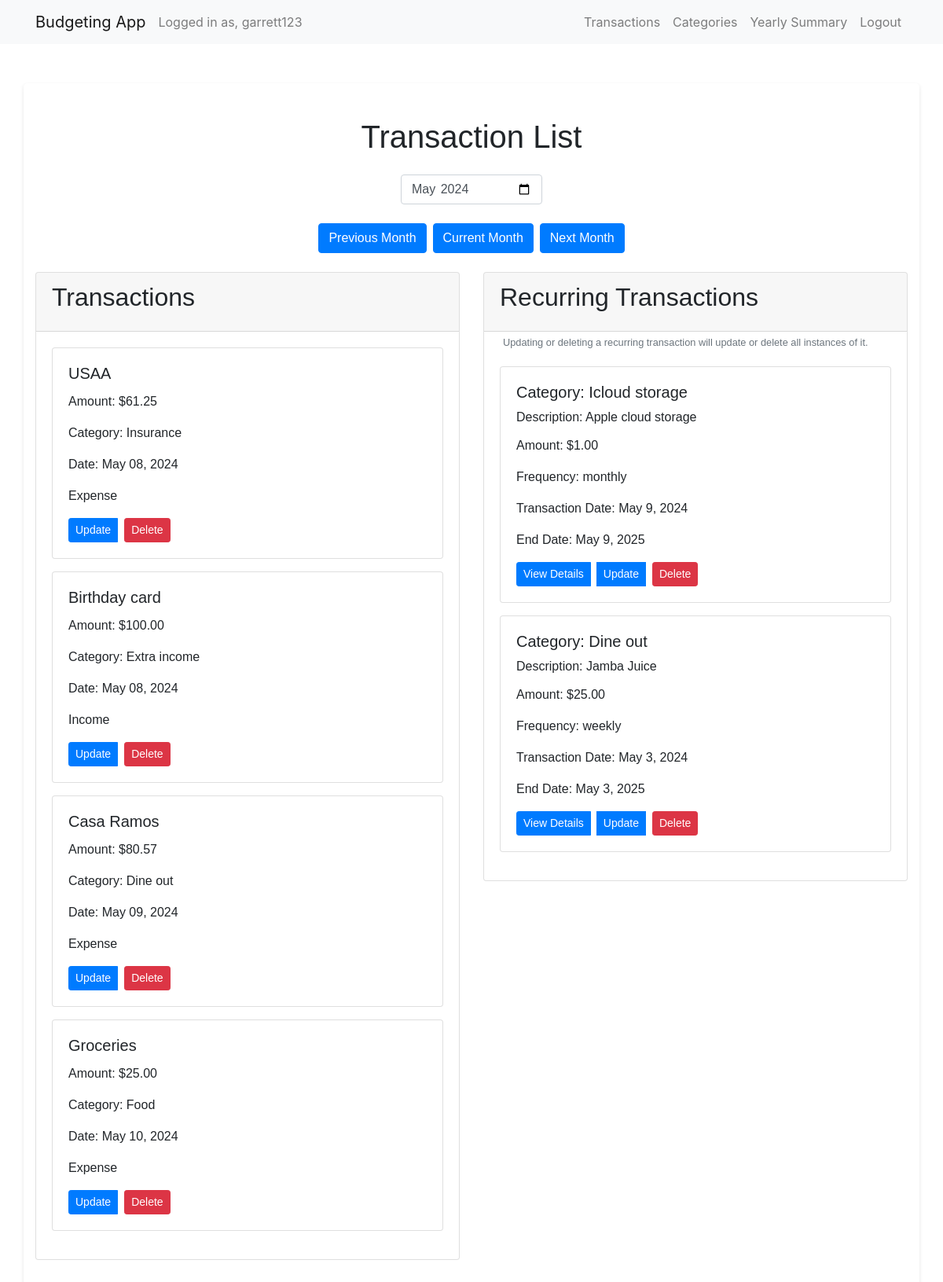
Page /transaction_list/2024/5/ (signed in) on the earlier database version.
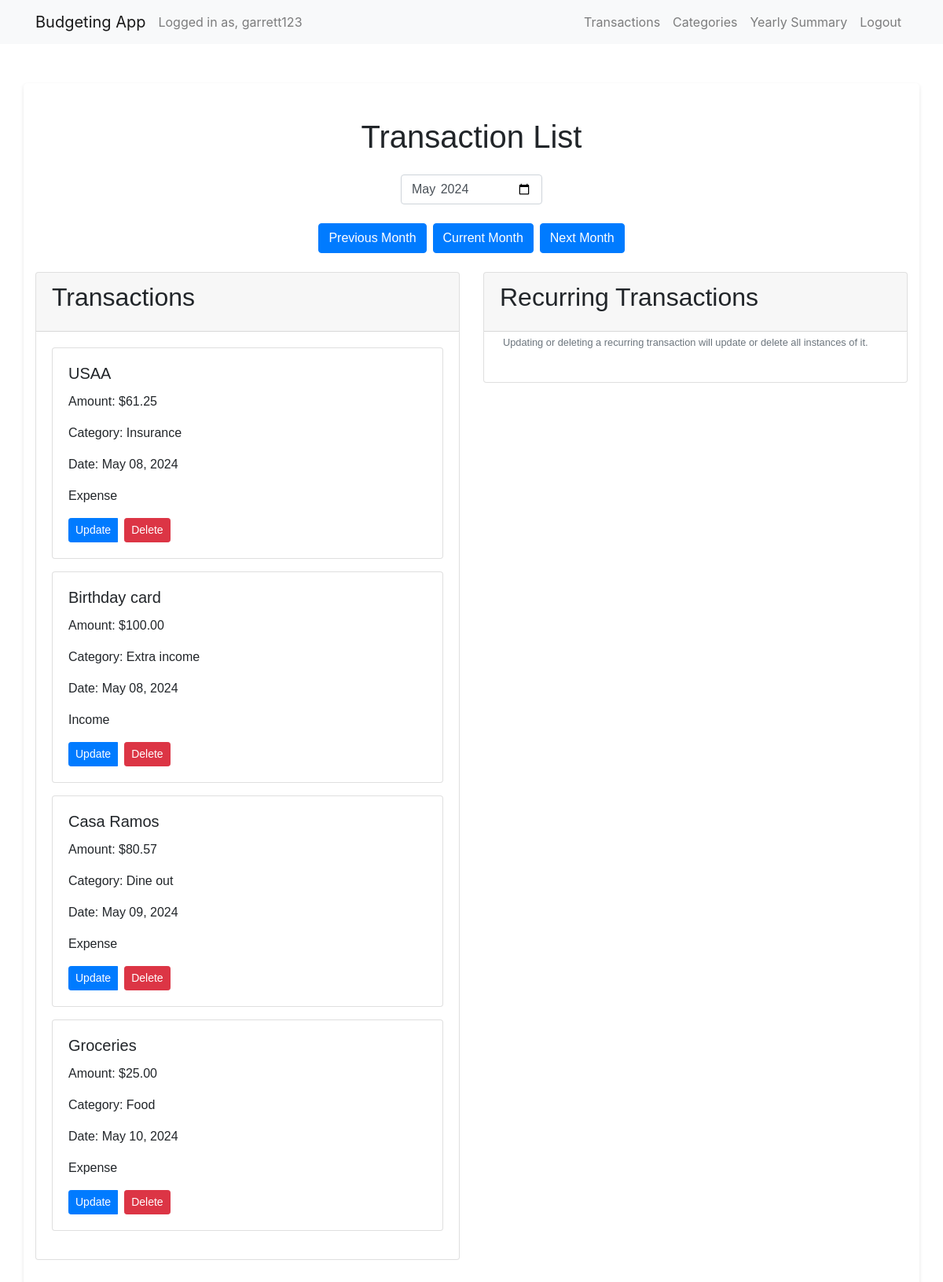
Same page on the later database version.
### budget/models.py (models this page shows, shortened)
class Transaction(models.Model):
    user = models.ForeignKey(User, on_delete=models.CASCADE)
    amount = models.DecimalField(max_digits=10, decimal_places=2)
    description = models.CharField(max_length=255)
    category = models.ForeignKey(Category, on_delete=models.CASCADE)
    is_income = models.BooleanField(default=False)
    transaction_date = models.DateField()
    recurring = models.BooleanField(default=False)
    frequency = models.CharField(max_length=10, null=True, blank=True)  # e.g., 'monthly', 'weekly',
    start_date = models.DateField(null=True, blank=True)
    end_date = models.DateField(null=True, blank=True)
    original_transaction = models.ForeignKey('self', on_delete=models.SET_NULL, null=True, blank=True)
    related_transaction = models.ForeignKey('self', on_delete=models.SET_NULL, null=True, blank=True, related_name='related_transactions')

class Category(models.Model):
    user = models.ForeignKey(User, on_delete=models.CASCADE)
    name = models.CharField(max_length=255)

### budget/views.py (the view)
# urls.py: path('transaction_list/<int:year>/<int:month>/', views.transaction_list, name='transaction_list'),
@login_required
def transaction_list(request, year=None, month=None):
    try:
        year = int(year) if year is not None else None
        month = int(month) if month is not None else None
    except ValueError:
        raise Http404("Invalid date")
    if year is not None and month is not None:
        try:
            date = datetime(year=year, month=month, day=1)
        except ValueError:
            raise Http404("Invalid date")
    else:
        date = datetime.now()
        year = date.year
        month = date.month
    transactions = Transaction.objects.filter(user=request.user, recurring=False, original_transaction__isnull=True, transaction_date__year=year, transaction_date__month=month)
    recurring_transactions = Transaction.objects.filter(user=request.user, recurring=True, transaction_date__year=year, transaction_date__month=month)
    context = {
        'transactions': transactions,
        'recurring_transactions': recurring_transactions,
        'date': date,
    }
    return render(request, 'transaction_list.html', context)

### budget/context_processors.py (called while the page is built)
def default_year_month(request):
    current_date = datetime.now()
    default_year = current_date.year
    default_month = current_date.month
    return {
        'default_year': default_year,
        'default_month': default_month,
    }

### budget/templates/transaction_list.html (shortened to what this page needs)
{% extends 'layout.html' %}
{% load static %}
{% block content %}
<div class="container body">
    <h1 class="my-4 text-center">Transaction List</h1>
    <div class="mb-4 d-flex form-group">
        <input type="month" id="date-picker" class="form-control" style="max-width: 180px;" value="{{ date|date:'Y-m' }}">
    </div>
    <div class="d-flex justify-content-center mb-4">
        <button id="prev-month" class="btn btn-primary">Previous Month</button>
        <button id="current-month" class="btn btn-primary ml-2">Current Month</button>
        <button id="next-month" class="btn btn-primary ml-2">Next Month</button>
    </div>
    <div class="row">
        <div class="col-md-6">
            <div class="card mb-4">
                <div class="card-header">
                    <h2 class="card-title">Transactions</h2>
                </div>
                <div class="card-body">
                    {% for transaction in transactions %}
                        <div class="card mb-3">
                            <div class="card-body">
                                <h5 class="card-title">{{ transaction.description }}</h5>
                                <p class="card-text">Amount: ${{ transaction.amount }}</p>
                                <p class="card-text">Category: {{ transaction.category.name }}</p>
                                <p class="card-text">Date: {{ transaction.transaction_date|date:"M d, Y" }}</p>
                                <p class="card-text">{% if transaction.is_income %}Income{% else %}Expense{% endif %}</p>
                                <div class="btn-group">
                                    <a href="{% url 'update_transaction' transaction.id %}" class="btn btn-primary btn-sm mr-2">Update</a>
                                    <form action="{% url 'delete_transaction' transaction.id %}" method="post">
                                        <button type="submit" class="btn btn-danger btn-sm" onclick="return confirm('Are you sure you want to delete this transaction?')">Delete</button>
                                    </form>
                                </div>
                            </div>
                        </div>
                    {% endfor %}
                </div>
            </div>
        </div>
        <div class="col-md-6">
            <div class="card mb-4">
                <div class="card-header">
                    <h2 class="card-title">Recurring Transactions</h2>
                </div>
                <small class="form-text text-muted ml-4">Updating or deleting a recurring transaction will update or delete all instances of it.</small>
                <div class="card-body">
                    {% for recurring_transaction in recurring_transactions %}
                        <div class="card mb-3">
                            <div class="card-body">
                                <h5 class="card-text">Category: {{ recurring_transaction.category.name }}</h5>
                                <p class="card-title">Description: {{ recurring_transaction.description }}</p>
                                <p class="card-text">Amount: ${{ recurring_transaction.amount }}</p>
                                <p class="card-text">Frequency: {{ recurring_transaction.frequency }}</p>
                                <p class="card-text">Transaction Date: {{ recurring_transaction.transaction_date }}</p>
                                <p class="card-text">End Date: {{ recurring_transaction.end_date }}</p>
                                <div class="btn-group">
                                    <a href="{% if recurring_transaction.original_transaction %}{% url 'recurring_transaction_detail' recurring_transaction.original_transaction.id %}{% else %}{% url 'recurring_transaction_detail' recurring_transaction.id %}{% endif %}" class="btn btn-primary btn-sm mr-2">View Details</a>
                                    <a href="{% url 'update_transaction' recurring_transaction.id %}" class="btn btn-primary btn-sm mr-2">Update</a>
                                    <form action="{% url 'delete_transaction' recurring_transaction.id %}" method="post">
                                        <button type="submit" class="btn btn-danger btn-sm" onclick="return confirm('Are you sure you want to delete this recurring transaction?')">Delete</button>
                                    </form>
                                </div>
                            </div>
                        </div>
                    {% endfor %}
                </div>
            </div>
        </div>
    </div>
</div>
{% endblock %}

### budget/templates/layout.html (shortened to what this page needs)
{% load static %}
<!DOCTYPE html>
<html lang="en">
<head>
  <link rel="stylesheet" href="{% static 'styles.css' %}">
  <link rel="stylesheet" href="https://stackpath.bootstrapcdn.com/bootstrap/4.5.2/css/bootstrap.min.css">
</head>
<body>
    <div class="header">
        <nav class="navbar navbar-expand-lg navbar-light bg-light">
            <div class="container">
            <a class="navbar-brand" href="{% url 'index' %}">Budgeting App</a>
            {% if user.is_authenticated %}
            <span class="navbar-text">Logged in as, {{ user.username }}</span>
            {% endif %}
            <div class="collapse navbar-collapse" id="navbarNav">
                <ul class="navbar-nav ml-auto">
                    {% if user.is_authenticated %}
                <li class="nav-item">
                    <a class="nav-link" href="{% url 'transaction_list' default_year default_month %}">Transactions</a>
                </li>
                <li class="nav-item">
                    <a class="nav-link" href="{% url 'category_list' %}">Categories</a>
                </li>
                <li class="nav-item">
                    <a class="nav-link" href="{% url 'yearly_summary' default_year %}">Yearly Summary</a>
                </li>
                <li class="nav-item">
                    <a class="nav-link" href="{% url 'logout' %}">Logout</a>
                </li>
                {% else %}
                <li class="nav-item">
                    <a class="nav-link" href="{% url 'login' %}">Login</a>
                </li>
                {% endif %}
                </ul>
            </div>
            </div>
        </nav>
    </div>
    {% block content %}
    {% endblock %}
</body>
</html>

### budget/static/styles.css (style rules this page uses)
.body { font-family: Arial, sans-serif; max-width: 800px; margin: 0 auto; padding: 20px; border-radius: 5px; box-shadow: 0 2px 5px rgba(0, 0, 0, 0.1); margin-top: 50px; margin-bottom: 50px; }
.form-group { margin-bottom: 30px; width: 100%; display: flex; flex-direction: column; align-items: center; justify-content: center; text-align: center; }
.container.body { margin-top: 50px; margin-bottom: 50px; }
.card-header { padding: 10px 15px; }
.card { margin-bottom: 20px; }
.card-title { margin-bottom: 0; }

Differences in the rows shown:
removed Transaction: category.name "Icloud storage", description "Apple cloud storage", amount "1.00", frequency "monthly", transaction_date "May 9, 2024", end_date "May 9, 2025", shown under "Recurring Transactions"
removed Transaction: category.name "Dine out", description "Jamba Juice", amount "25.00", frequency "weekly", transaction_date "May 3, 2024", end_date "May 3, 2025", shown under "Recurring Transactions"
